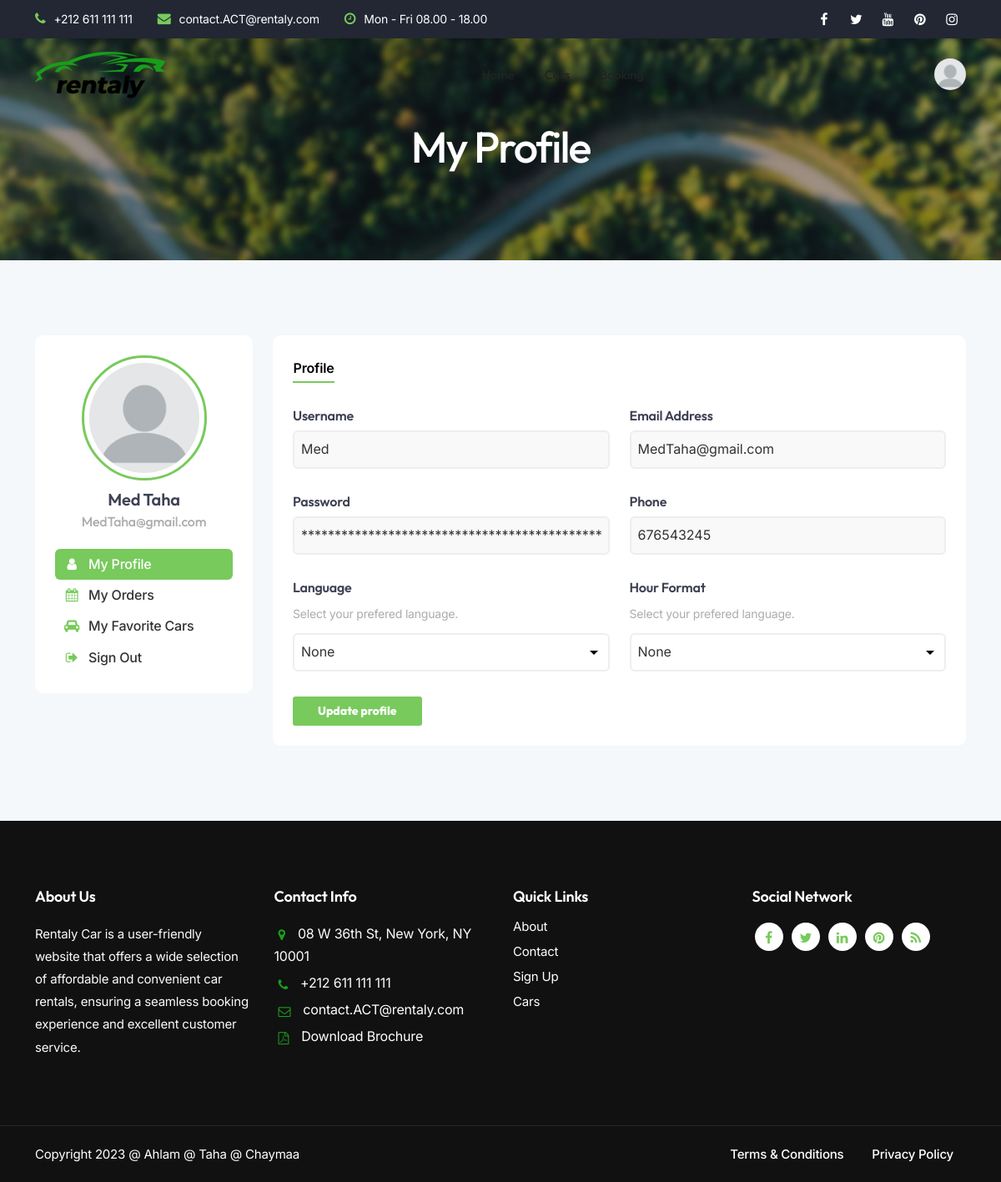
The app's page /profil (signed in), older data.
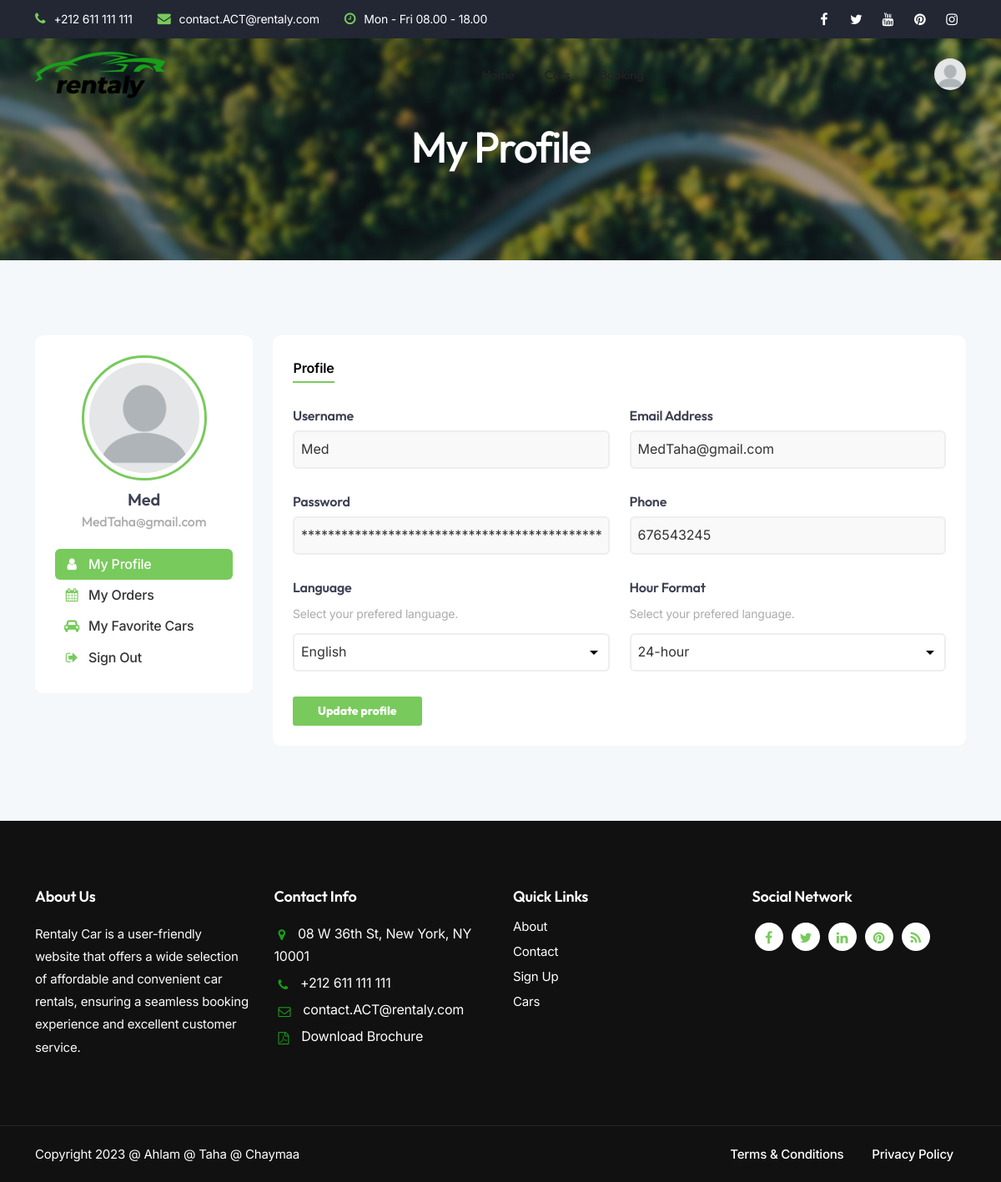
The same page, newer data.
### myappvoiture/models.py (models this page shows, shortened)
class Client1(models.Model):
    Username = models.CharField(max_length=50)
    email = models.EmailField(unique=True,null=True)
    Pswd = models.CharField(max_length=255)
    Phone = models.IntegerField(null=True)
    Language = models.CharField(max_length=50,null=True)
    HourFormat = models.CharField(max_length=40,null=True)

### myappvoiture/views.py (the view)
# urls.py: path('profil', views.profil, name='profil'),
def profil(request):
    return render(request,'Profil.html')

### myappvoiture/context_processors.py (called while the page is built)
def client_id(request):
    client_id = request.session.get('client_id')
    context = {}
    if client_id:
        try:
            client = Client1.objects.get(id=client_id)
            context['client'] = client
        except Client1.DoesNotExist:
            pass
    return context

### myappvoiture/templatetags/custom_filters.py (called while the page is built)
@register.filter
def masked_password(password):
    print(f"masked_password: input: {password}")
    masked = '*' * len(password)
    print(f"masked_password: output: {masked}")
    return masked

### myappvoiture/Templates/Profil.html (shortened to what this page needs)
{% extends "base.html" %}
{% block content %}
{% load custom_filters %}
<div class="no-bottom no-top zebra" id="content">
            {% load static %}
            <section id="subheader" class="jarallax text-light">
                <img src="{% static 'images/background/14.jpg' %}" class="jarallax-img" alt="">
                    <div class="center-y relative text-center">
                        <div class="container">
                            <div class="row">
                                <div class="col-md-12 text-center">
									<h1>My Profile</h1>
                                </div>
                            </div>
                        </div>
                    </div>
            </section>
            <section id="section-settings" class="bg-gray-100">
                <div class="container">
                    <div class="row">
                        <div class="col-lg-3 mb30">
                            <div class="card p-4 rounded-5">
                                <div class="profile_avatar">
                                    <div class="profile_img">
                                        <img src="{% static 'images/user.WEBP' %}" alt="">
                                    </div>
                                    <div class="profile_name">
                                        <h4>
                                            {{client.Username}}
                                            <span class="profile_username text-gray">{{client.email}}</span>
                                        </h4>
                                    </div>
                                </div>
                                <div class="spacer-20"></div>
                                <ul class="menu-col">
                                    <li><a href="/profil" class="active"><i class="fa fa-user"></i>My Profile</a></li>
                                    <li><a href="/orders"><i class="fa fa-calendar"></i>My Orders</a></li>
                                    <li><a href="/wishlist"><i class="fa fa-car"></i>My Favorite Cars</a></li>
                                    <li><a href="{% url 'logout' %}"><i class="fa fa-sign-out"></i>Sign Out</a></li>
                                </ul>
                            </div>
                        </div>
                        <div class="col-lg-9">
                            <div class="card p-4  rounded-5">
                                <div class="row">
                                    <div class="col-lg-12">
                                        <form  class="form-border" method="post" action="{% url 'update' pk=client.pk %}">
                                        <div class="de_tab tab_simple">
                                            <ul class="de_nav">
                                                <li class="active"><span>Profile</span></li>
                                            </ul>
                                            <div class="de_tab_content">
                                                <div class="tab-1">
                                                    <div class="row">
                                                        <div class="col-lg-6 mb20">
                                                            <h5>Username</h5>
                                                            <input type="text" name="Username" id="Username" class="form-control" value={{client.Username}} />
                                                        </div>
                                                        <div class="col-lg-6 mb20">
                                                            <h5>Email Address</h5>
                                                            <input type="text" name="email" id="email" class="form-control" value="{{client.email}}" />
                                                        </div>
                                                        <div class="col-lg-6 mb20">
                                                            <h5> Password</h5>
                                                            <input type="text" name="Pswd" id="Pswd" class="form-control" value="{{client.Pswd|masked_password}}" />
                                                        </div>
                                                        <div class="col-lg-6 mb20">
                                                            <h5>Phone</h5>
                                                            <input type="text"  name="Phone" id="Phone"  class="form-control" value="{{client.Phone}}" />
                                                        </div>
                                                        <div class="col-md-6 mb20">
                                                            <h5>Language</h5>
                                                            <p class="p-info">Select your prefered language.</p>
                                                            <div id="select_lang" class="dropdown fullwidth">
                                                            <select  name="Language" id="Language" class="form-select" aria-label="Default select example">
                                                                <option selected >{{client.Language}}</option>
                                                            </select>
                                                            </div>
                                                        </div>
                                                        <div class="col-md-6 mb20">
                                                            <h5>Hour Format</h5>
                                                            <p class="p-info">Select your prefered language.</p>
                                                            <div id="select_hour_format" class="dropdown fullwidth">
                                                                <select name="HourFormat" id="HourFormat"  class="form-select" aria-label="Default select example">
                                                              <option selected>{{client.HourFormat}}</option>
                                                                </select>
                                                            </div></div>
                                                    </div>
                                                </div>
                                            </div>
                                        </div>
                                        <input type="submit" id="submit" class="btn-main" value="Update profile">
                                        </form>
                                    </div>
                                </div>
                            </div>
                        </div>
                    </div>
                </div>
            </section>
        </div>
{%endblock%}

### myappvoiture/Templates/base.html (shortened to what this page needs)
<!DOCTYPE html>
<html lang="zxx">
<head>
    {% load static %}
    <link href="{% static 'css/bootstrap.min.css' %}" rel="stylesheet" type="text/css" id="bootstrap">
    <link href="{% static 'css/mdb.min.css' %}"  rel="stylesheet" type="text/css" id="mdb">
    <link href="{% static 'css/plugins.css' %}"  rel="stylesheet" type="text/css">
    <link href="{% static 'css/style.css' %}"   rel="stylesheet" type="text/css">
    <link href="{% static 'css/coloring.css' %}"  rel="stylesheet" type="text/css">
    <link id="colors" href="{% static 'css/colors/scheme-01.css' %}"  rel="stylesheet" type="text/css">
</head>
<body>
<div id="wrapper">
<header class="transparent header-light scroll-light has-topbar">
            <div id="topbar" class="topbar-dark text-light">
                <div class="container">
                    <div class="topbar-left xs-hide">
                        <div class="topbar-widget">
                            <div class="topbar-widget"><a href="#"><i class="fa fa-phone"></i>+212 611 111 111</a></div>
                            <div class="topbar-widget"><a href="#"><i class="fa fa-envelope"></i>contact.ACT@rentaly.com</a></div>
                            <div class="topbar-widget"><a href="#"><i class="fa fa-clock-o"></i>Mon - Fri 08.00 - 18.00</a></div>
                        </div>
                    </div>
                    <div class="topbar-right">
                        <div class="social-icons">
                            <a href="#"><i class="fa fa-facebook fa-lg"></i></a>
                            <a href="#"><i class="fa fa-twitter fa-lg"></i></a>
                            <a href="#"><i class="fa fa-youtube fa-lg"></i></a>
                            <a href="#"><i class="fa fa-pinterest fa-lg"></i></a>
                            <a href="#"><i class="fa fa-instagram fa-lg"></i></a>
                        </div>
                    </div>
                    <div class="clearfix"></div>
                </div>
            </div>
            <div class="container">
                <div class="row">
                    <div class="col-md-12">
                        <div class="de-flex sm-pt10">
                            <div class="de-flex-col">
                                <div class="de-flex-col">
                                    <div id="logo">
                                        <a href=" /">
                                            <img class="logo-2" src="{% static 'images/logo.png' %}  " alt="">
                                        </a>
                                    </div>
                                </div>
                            </div>
                            <div class="de-flex-col header-col-mid">
                                <ul id="mainmenu">
                                    <li>
                                        <a class="menu-item" href="/">Home</a>
                                    </li>
                                    <li>
                                        <a class="menu-item" href="/cars">Cars</a>
                                    </li>
                                    <li><a class="menu-item" href="/booking">Booking</a></li>
                                </ul>
                            </div>
                            {% if  client %}
                             <div class="de-flex-col">
                                <div class="menu_side_area">
                                    <div class="de-login-menu">
                                        <span id="de-click-menu-profile" class="de-menu-profile">
                                            <img src="{% static 'images/user.WEBP' %}" class="img-fluid" alt="">
                                        </span>
                                    </div>
                                </div>
                            </div>
                            {% endif %}
                        </div>
                    </div>
                </div>
            </div>
        </header>
    {% block content %}
    {%endblock%}
 <footer class="text-light">
            <div class="container">
                <div class="row g-custom-x">
                    <div class="col-lg-3">
                        <div class="widget">
                            <h5>About Us</h5>
                            <p>Rentaly Car is a user-friendly website that offers a wide selection of affordable and convenient car rentals, ensuring a seamless booking experience and excellent customer service.</p>
                        </div>
                    </div>
                    <div class="col-lg-3">
                        <div class="widget">
                            <h5>Contact Info</h5>
                            <address class="s1">
                                <span><i class="id-color fa fa-map-marker fa-lg"></i>08 W 36th St, New York, NY 10001</span>
                                <span><i class="id-color fa fa-phone fa-lg"></i>+212 611 111 111</span>
                                <span><i class="id-color fa fa-envelope-o fa-lg"></i><a href="mailto:contact@example.com">contact.ACT@rentaly.com</a></span>
                                <span><i class="id-color fa fa-file-pdf-o fa-lg"></i><a href="#">Download Brochure</a></span>
                            </address>
                        </div>
                    </div>
                    <div class="col-lg-3">
                        <h5>Quick Links</h5>
                        <div class="row">
                            <div class="col-lg-6">
                                <div class="widget">
                                    <ul>
                                        <li><a href="/about">About</a></li>
                                        <li><a href="/contact">Contact</a></li>
                                        <li><a href="/signup">Sign Up</a></li>
                                        <li><a href="/cars">Cars</a></li>
                                    </ul>
                                </div>
                            </div>
                        </div>
                    </div>
                    <div class="col-lg-3">
                        <div class="widget">
                            <h5>Social Network</h5>
                            <div class="social-icons">
                                <a href="#"><i class="fa fa-facebook fa-lg"></i></a>
                                <a href="#"><i class="fa fa-twitter fa-lg"></i></a>
                                <a href="#"><i class="fa fa-linkedin fa-lg"></i></a>
                                <a href="#"><i class="fa fa-pinterest fa-lg"></i></a>
                                <a href="#"><i class="fa fa-rss fa-lg"></i></a>
                            </div>
                        </div>
                    </div>
                </div>
            </div>
            <div class="subfooter">
                <div class="container">
                    <div class="row">
                        <div class="col-md-12">
                            <div class="de-flex">
                                <div class="de-flex-col">
                                    <a href="index-2.html">
                                        Copyright 2023 @ Ahlam @ Taha @ Chaymaa
                                    </a>
                                </div>
                                <ul class="menu-simple">
                                    <li><a href="#">Terms &amp; Conditions</a></li>
                                    <li><a href="#">Privacy Policy</a></li>
                                </ul>
                            </div>
                        </div>
                    </div>
                </div>
            </div>
        </footer>
</div>
</body>
</html>

### Static/css/colors/scheme-01.css (style rules this page uses)
:root { --primary-color: #78CA5C; --primary-color-rgb: 120, 202, 92; --secondary-color: #199e1c; --secondary-color-rgb: 25, 158, 28; }

Row changes from the older to the newer data that the page shows:
changed Client1 "MedTaha@gmail.com": Username "Med Taha" → "Med"; Username (not shown) → "Med"; Language "None" → "English"; HourFormat "None" → "24-hour"
Text that changed along with them:
form field Username: "Med" → (not shown)
